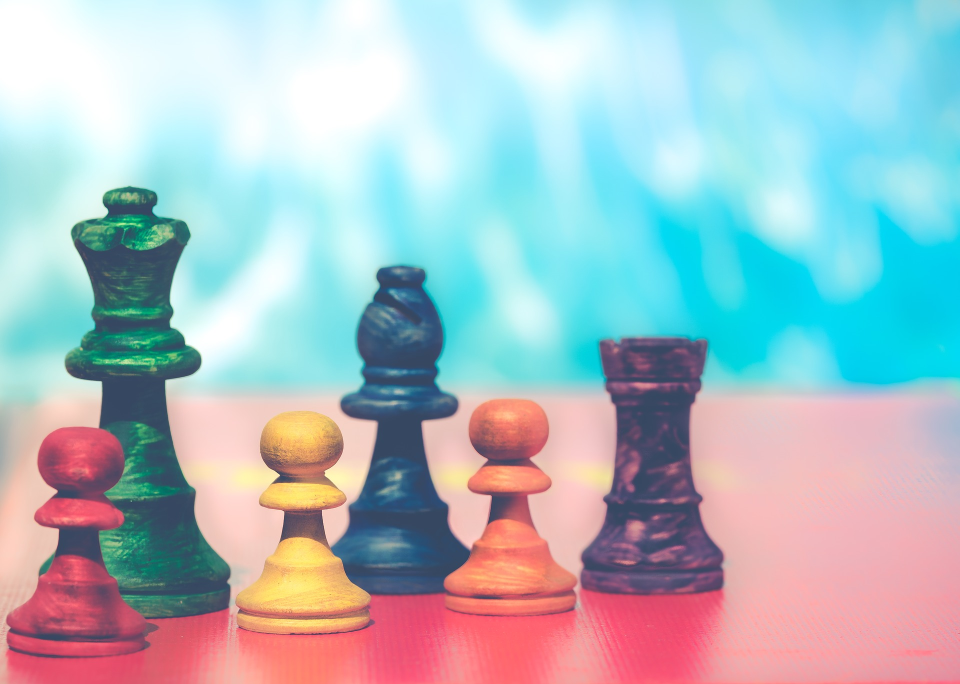
#> input picture opencv_python/images/pawn.jpg, 1920 x 1368 px (shown at 1/2 size)
$ python '이미지 성분 추출로 자르고 바꾸기 실습.py'
#> lines starting #> are read from the running program, lines starting #| are printed output that depends on the picture; after the words box and inside, x2 and y2 are one past the last pixel; in counts of white or black regions, pixels touching at a corner belong together
# 제일 큰 윤곽이용

import cv2
import numpy as np

def imread(filename, flags=cv2.IMREAD_COLOR, dtype=np.uint8):
#> called with filename = './images/pawn.jpg', flags = 1
    try:
        n = np.fromfile(filename, dtype)
        img = cv2.imdecode(n, flags)
#> img is the input picture: shape (1368, 1920, 3); mean B, G, R 195.1, 188.5, 169.2
        return img
    except Exception as e:
        print(e)
        return None

image = imread('./images/pawn.jpg')
image = cv2.pyrDown(image)
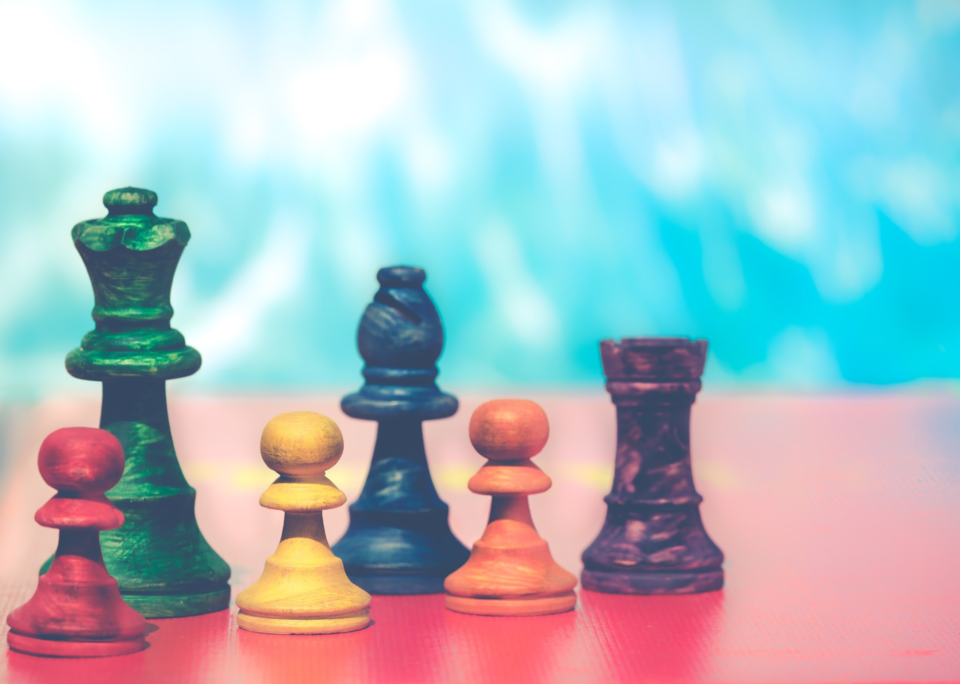
#> image: shape (684, 960, 3); mean B, G, R 195.1, 188.5, 169.2

if image is  None:                              # 예외 처리
    print("이미지를 읽을 수 없습니다.")
    exit(1)

# HSV: Blue(120, 255, 255), Green(60, 255, 255), Red(0, 255, 255)

hsv = cv2.cvtColor(image, cv2.COLOR_BGR2HSV)
#> hsv: shape (684, 960, 3); mean H, S, V 94.8, 96.3, 221.8
gray = cv2.cvtColor(image, cv2.COLOR_BGR2GRAY)
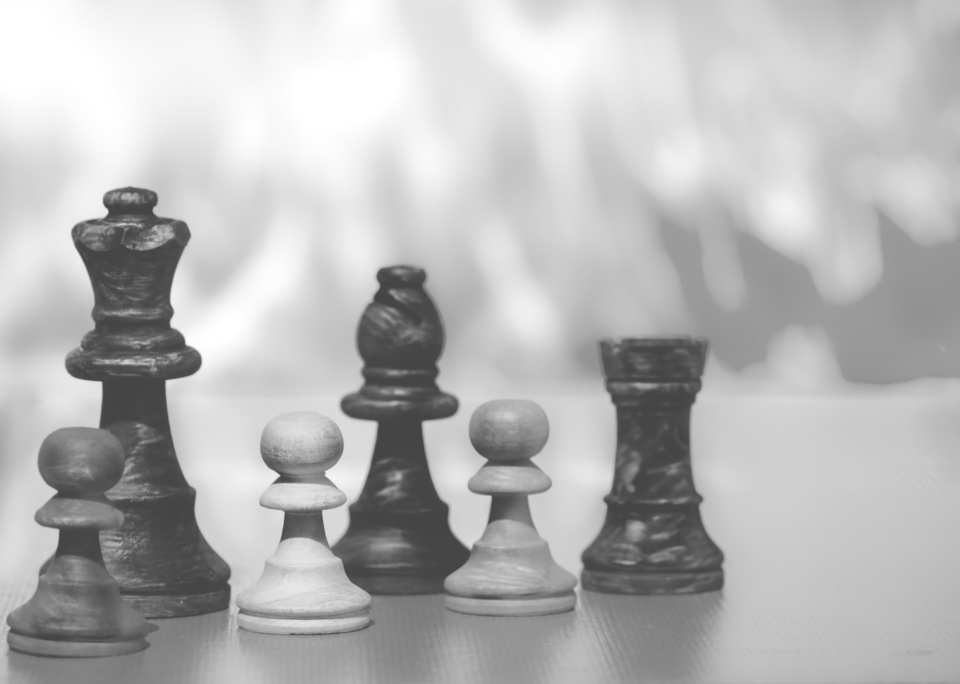
#> gray: shape (684, 960); min 68, max 255, mean 183.5
print("gray.shape", gray.shape)
#| gray.shape (684, 960)
result = image.copy()

lower_blue = (100, 40, 40)
upper_blue = (140, 255, 255)
mask = cv2.inRange(hsv, lower_blue, upper_blue)
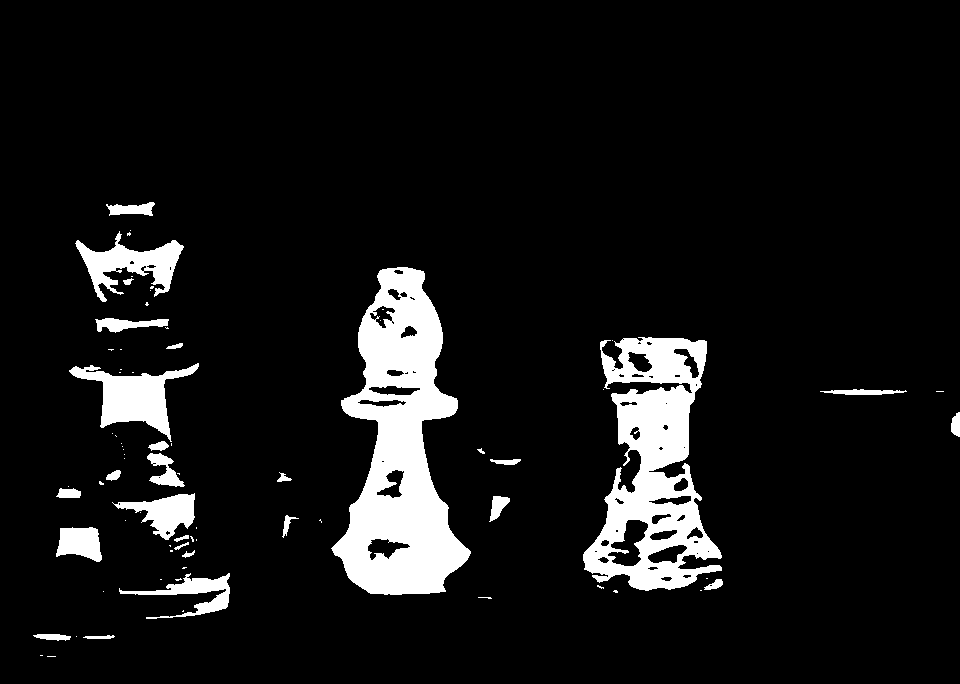
#> mask: shape (684, 960); 8.7% white; 77 white regions (49 under 20 px)

contours, hierarchy = cv2.findContours(mask, cv2.RETR_EXTERNAL, cv2.CHAIN_APPROX_SIMPLE)
#> contours = 75 contours, 48 with area under 20; largest, box (x1, y1, x2, y2) and area: (331, 267, 471, 595) 25476, (583, 337, 722, 591) 19823, (69, 363, 199, 442) 3607, (75, 231, 184, 302) 2840, (112, 493, 195, 540) 1673
c = max(contours, key= cv2.contourArea)          # contourArea 가장 큰 것
#> c = contour of 399 points, box (x1, y1, x2, y2) (331, 267, 471, 595), area 25476
#> (the run stopped early here; a loop or call above may not have finished)

$ run again, with opencv_python/images/소세지.jpg copied over opencv_python/images/pawn.jpg
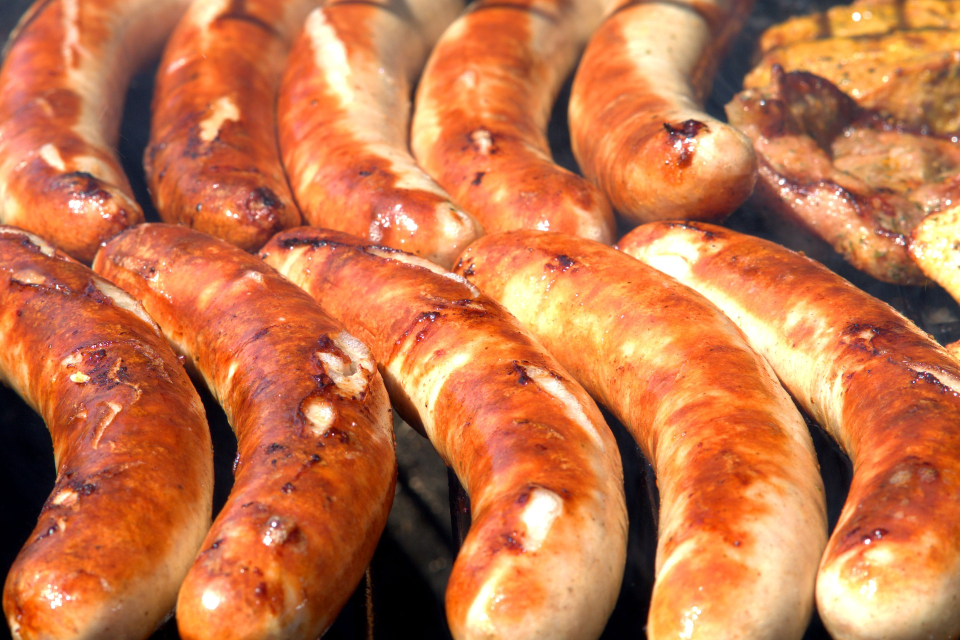
#> input picture opencv_python/images/소세지.jpg, 1920 x 1280 px (shown at 1/2 size)
#> in imread, img is the input picture: shape (1280, 1920, 3); mean B, G, R 74.6, 118.1, 197.9
#> hsv: shape (640, 960, 3); mean H, S, V 21.8, 157.4, 198.4
#> `gray = cv2.cvtColor(image, cv2.COLOR_BGR2GRAY)`:
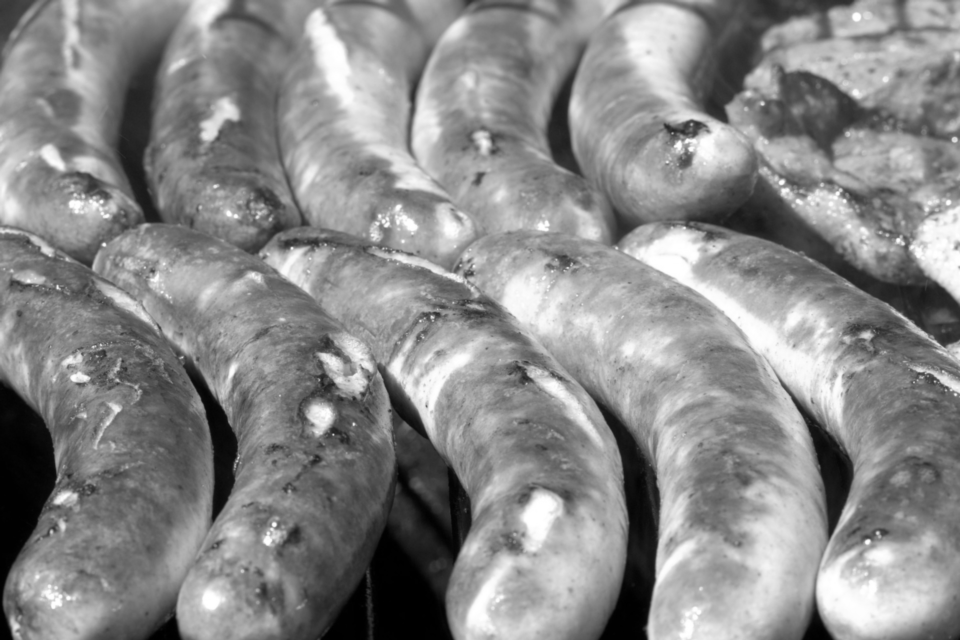
#> gray: shape (640, 960); min 0, max 255, mean 137
#| gray.shape (640, 960)
#> `mask = cv2.inRange(hsv, lower_blue, upper_blue)`:
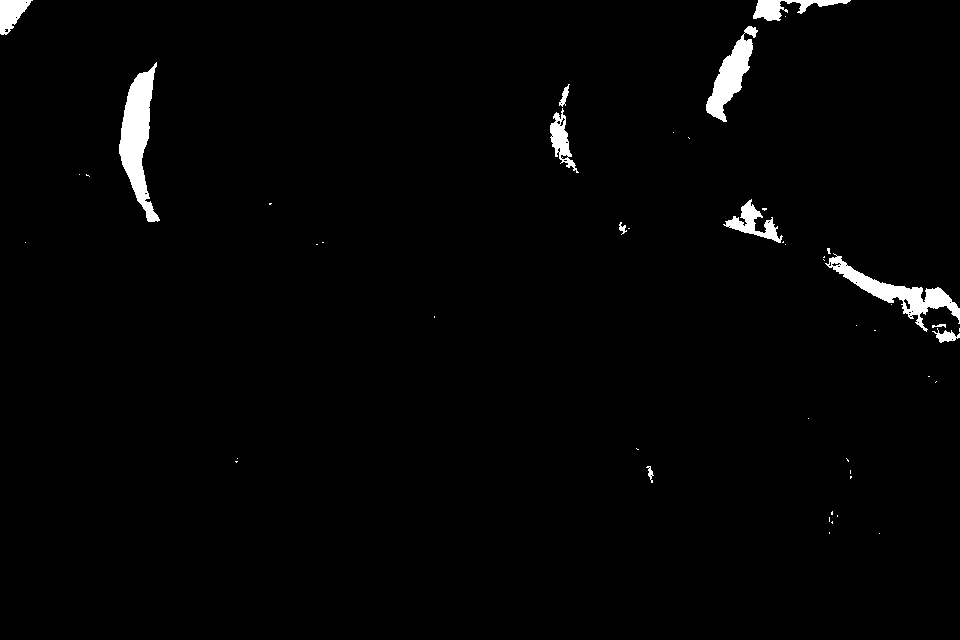
#> mask: shape (640, 960); 1.8% white; 48 white regions (36 under 20 px)
#> contours = 48 contours, 37 with area under 20; largest, box (x1, y1, x2, y2) and area: (119, 62, 160, 222) 2894, (825, 253, 960, 332) 2149, (706, 26, 758, 122) 1746, (723, 199, 783, 243) 758, (753, 0, 851, 21) 704
#> c = contour of 159 points, box (x1, y1, x2, y2) (119, 62, 160, 222), area 2894
